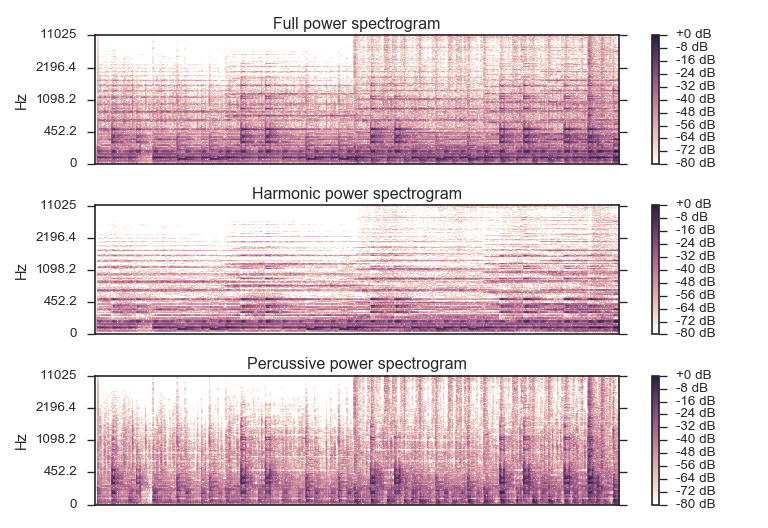

Here is the Python script that generated this plot:
# Separate into harmonic and percussive

y, sr = librosa.load(librosa.util.example_audio_file(), duration=15)
D = librosa.stft(y)
H, P = librosa.decompose.hpss(D)

import matplotlib.pyplot as plt
plt.figure()
plt.subplot(3, 1, 1)
librosa.display.specshow(librosa.logamplitude(np.abs(D)**2,
                                              ref_power=np.max),
                         y_axis='log')
plt.colorbar(format='%+2.0f dB')
plt.title('Full power spectrogram')
plt.subplot(3, 1, 2)
librosa.display.specshow(librosa.logamplitude(np.abs(H)**2,
                         ref_power=np.max),
                         y_axis='log')
plt.colorbar(format='%+2.0f dB')
plt.title('Harmonic power spectrogram')
plt.subplot(3, 1, 3)
librosa.display.specshow(librosa.logamplitude(np.abs(P)**2,
                         ref_power=np.max),
                         y_axis='log')
plt.colorbar(format='%+2.0f dB')
plt.title('Percussive power spectrogram')
plt.tight_layout()

# Or with a narrower horizontal filter

H, P = librosa.decompose.hpss(D, kernel_size=(13, 31))

# Just get harmonic/percussive masks, not the spectra

mask_H, mask_P = librosa.decompose.hpss(D, mask=True)
mask_H
# array([[ 1.,  0., ...,  0.,  0.],
# [ 1.,  0., ...,  0.,  0.],
# ...,
# [ 0.,  0., ...,  0.,  0.],
# [ 0.,  0., ...,  0.,  0.]])
mask_P
# array([[ 0.,  1., ...,  1.,  1.],
# [ 0.,  1., ...,  1.,  1.],
# ...,
# [ 1.,  1., ...,  1.,  1.],
# [ 1.,  1., ...,  1.,  1.]])

# Separate into harmonic/percussive/residual components by using a margin > 1.0

H, P = librosa.decompose.hpss(D, margin=3.0)
R = D - (H+P)
y_harm = librosa.core.istft(H)
y_perc = librosa.core.istft(P)
y_resi = librosa.core.istft(R)

# Get a more isolated percussive component by widening its margin

H, P = librosa.decompose.hpss(D, margin=(1.0,5.0))
